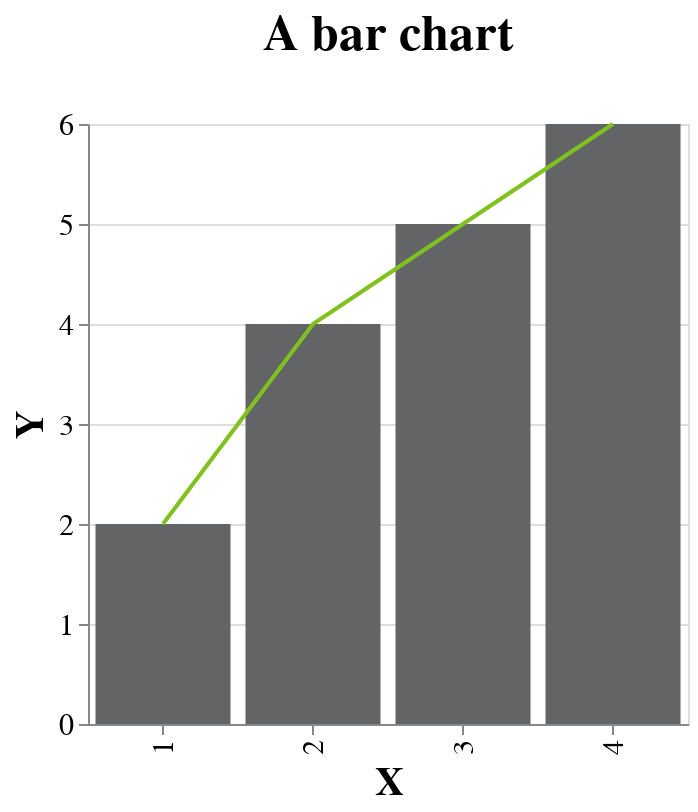

The cell this chart's notebook holds for it:
### Markdown cell above
## Layering

### Code cell
total = alt.layer(chart1,chart2)

configure_layout(total)

### Figure 1 — Vega-Lite specification as saved in the notebook (floating-point values rounded to 4 significant figures)
{"config": {"view": {"continuousWidth": 400, "continuousHeight": 300}, "axis": {"labelFontSize": 15, "titleFontSize": 20}, "legend": {"labelFontSize": 15, "titleFontSize": 20}, "title": {"fontSize": 25, "offset": 25}}, "layer": [{"mark": "bar", "encoding": {"color": {"value": "#636466"}, "x": {"field": "X", "type": "ordinal"}, "y": {"field": "Y", "type": "quantitative"}}, "title": "A bar chart", "width": 300}, {"mark": "line", "encoding": {"color": {"value": "#80C11E"}, "x": {"field": "X", "type": "ordinal"}, "y": {"field": "Y", "type": "quantitative"}}, "title": "A line chart", "width": 300}], "data": {"name": "data-f6be64e55b67dfa3f8d06ba53b7821fc"}, "$schema": "https://vega.github.io/schema/vega-lite/v4.17.0.json", "datasets": {"data-f6be64e55b67dfa3f8d06ba53b7821fc": [{"X": 1, "Y": 2, "Z": 3, "H": 5, "M": 3, "Country": "USA"}, {"X": 2, "Y": 4, "Z": 4, "H": 6, "M": 4, "Country": "EU"}, {"X": 3, "Y": 5, "Z": 5, "H": 8, "M": 5, "Country": "EU"}, {"X": 4, "Y": 6, "Z": 6, "H": 9, "M": 3, "Country": "USA"}]}}
